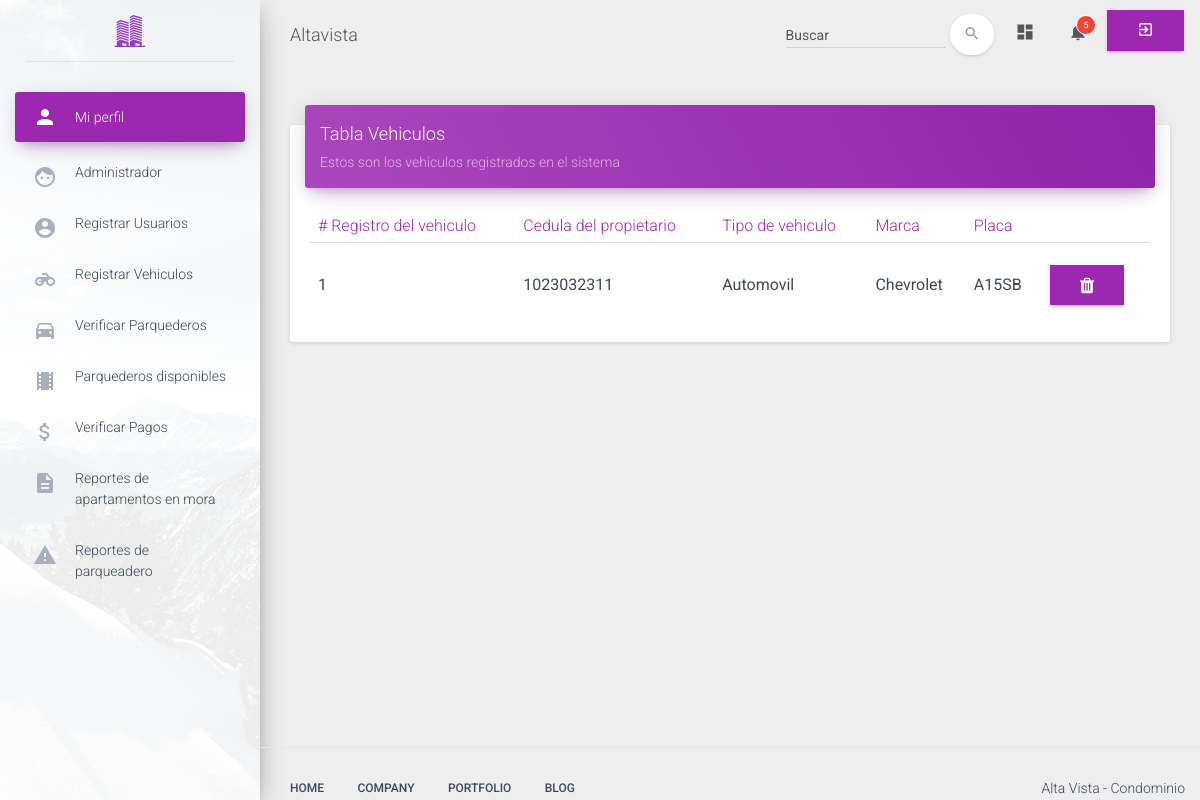
/view/app/vehiculos/listarVehiculo.php, run on an earlier commit of the app's database.
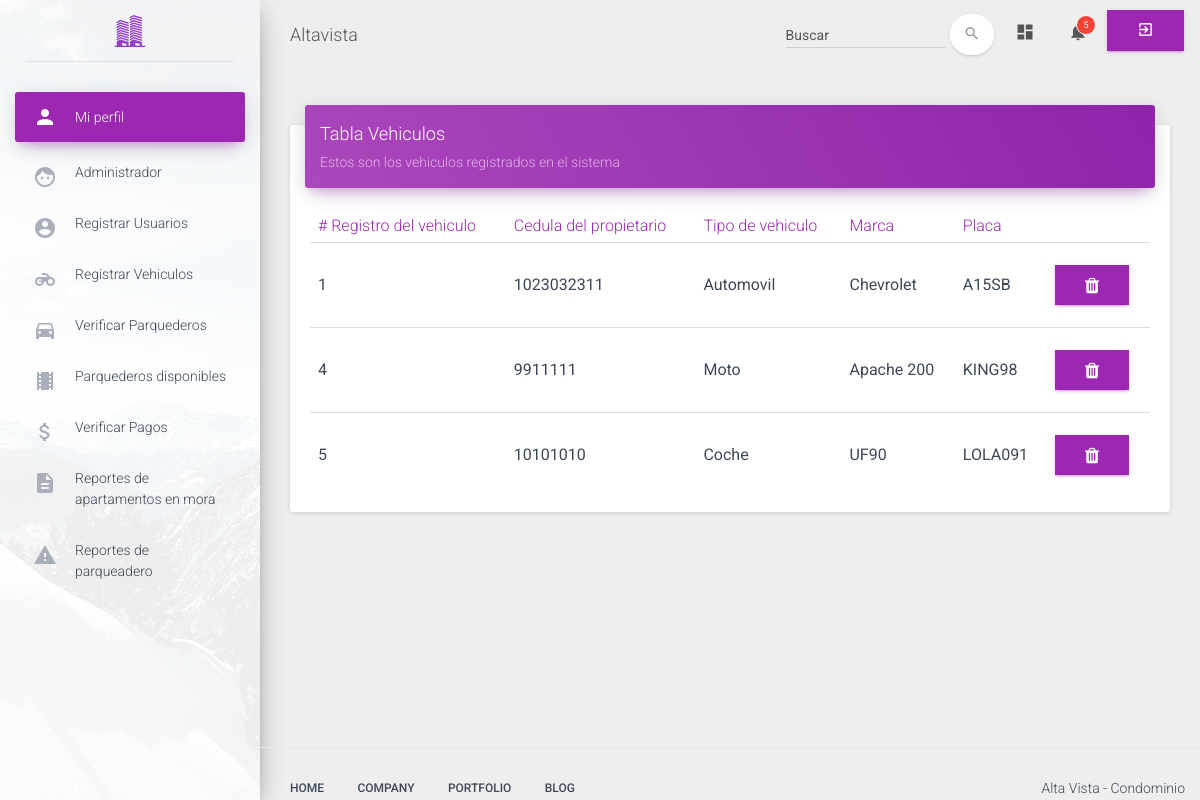
And on a later commit of the database.
### tables this page shows
CREATE TABLE `vehiculos` (
  `id_vehiculo` int(11) NOT NULL AUTO_INCREMENT,
  `id_usuarios` int(11) NOT NULL,
  `tipo_vehiculo` varchar(10) NOT NULL,
  `marca` varchar(20) NOT NULL,
  `placa` varchar(20) NOT NULL,
  PRIMARY KEY (`id_vehiculo`),
  KEY `fk_usuarios_vehiculos_idx` (`id_usuarios`),
  CONSTRAINT `fk_usuarios_vehiculos` FOREIGN KEY (`id_usuarios`) REFERENCES `usuarios` (`cedula`) ON DELETE NO ACTION ON UPDATE NO ACTION
);

### config/Conexion.php (called while the page is built)
<?php
class Conexion {
    public static function conectar() {
        try {
            $conexion = new PDO('mysql:host=localhost;dbname=altavista', 'root', '');
            $conexion->setAttribute(PDO::ATTR_ERRMODE, PDO::ERRMODE_EXCEPTION);
            $conexion->exec("SET CHARACTER SET UTF8");
        } catch (Exception $e) {
            die('Error no se pudo establecer la conexión') . $e->getMessage();
            echo "Linea" . $e->getLine();
        }
        return $conexion;
    }
}
?>

### controller/VehiculoController.php (called while the page is built, shortened)
<?php
require_once(FOLDER_PROJECT . "/model/Vehiculo.php");
$vehiculo = new Vehiculo();
$resultado = $vehiculo->consultar();

### model/Vehiculo.php (called while the page is built, shortened)
<?php
class Vehiculo {
    public function __CONSTRUCT() {
        require_once(FOLDER_PROJECT . '/config/Conexion.php');
        try {
            $this->conexion = Conexion::conectar();
        } catch (Exception $exc) {
            die($exc->getMessage());
        }
    }
    public function consultar() {
        try {
            $consula = $this->conexion->query("SELECT * FROM vehiculos");
            while ($filas = $consula->fetch(PDO::FETCH_ASSOC)) {
                $this->result[] = $filas;
            }
            return $this->result;
        } catch (Exception $e) {
            echo $e->getTraceAsString();
            echo $e->getMessage();
        }
    }
}

### view/app/vehiculos/listarVehiculo.php (the view, shortened to what this page needs)
<html lang="en">
    <head>
        <?php
        include(FOLDER_VIEW . "/template/head.php");
        require_once (FOLDER_PROJECT . "/controller/VehiculoController.php");
        ?>
    </head>
    <body>
        <div class="wrapper">
            <?php include(FOLDER_VIEW . "/template/sidebar.php"); ?>
            <div class="main-panel">
                <?php include(FOLDER_VIEW . "/template/navbar.php"); ?>
                <div class="content">
                    <div class="container-fluid">
                        <div class="row">
                            <div class="col-md-12">
                                <div class="card">
                                    <div class="card-header" data-background-color="purple">
                                        <h4 class="title">Tabla Vehiculos</h4>
                                        <p class="category">Estos son los vehiculos registrados en el sistema</p>
                                    </div>
                                    <div class="card-content table-responsive">
                                        <table class="table">
                                            <thead class="text-primary">
                                            <th># Registro del vehiculo</th>
                                            <th>Cedula del propietario</th>
                                            <th>Tipo de vehiculo</th>
                                            <th>Marca</th>
                                            <th>Placa</th>
                                           <th></th>
                                            </thead>
                                            <tbody>
                                                <?php foreach ($resultado as $r): ?>
                                                    <tr>
                                                        <td><?php echo $r['id_vehiculo']; ?></td>
                                                        <td><?php echo $r['id_usuarios']; ?></td>
                                                        <td><?php echo $r['tipo_vehiculo']; ?></td>
                                                        <td><?php echo $r['marca']; ?></td>
                                                        <td><?php echo $r['placa']; ?></td>
                                                        <td class="text-primary">
                                                           <a  class="btn btn-primary" href="eliminarVehiculo.php?id=<?php echo $r['id_vehiculo']?>">
                                                                <i class="fa fa-trash"></i>
                                                                </a>
                                                        </td>
                                                    </tr>
                                                <?php endforeach; ?>
                                            </tbody>
                                        </table>
                                    </div>
                                </div>
                            </div>
                        </div>
                    </div>
                </div>
                <?php include(FOLDER_VIEW . "/template/footer.php"); ?>
            </div>
        </div>
    </body>
</html>

### view/template/head.php (shortened to what this page needs)
<link href="<?php echo RESOURCES; ?>/frameworks/bootstrap/css/bootstrap.min.css" rel="stylesheet" />
<link href="<?php echo RESOURCES; ?>/frameworks/bootstrap/css/fonts.css" rel="stylesheet" />
<link href="<?php echo RESOURCES; ?>/css/material-dashboard.css" rel="stylesheet"/>
<link href="<?php echo RESOURCES; ?>/css/demo.css" rel="stylesheet" />
<link href="<?php echo RESOURCES; ?>/css/loginmodal.css" rel="stylesheet" />
<link href="<?php echo RESOURCES; ?>/frameworks/alertify/css/alertify.css" rel="stylesheet" />
<link href="http://maxcdn.bootstrapcdn.com/font-awesome/latest/css/font-awesome.min.css" rel="stylesheet">

### view/template/sidebar.php (shortened to what this page needs)
<div class="sidebar" data-color="purple" data-image= "<?php echo RESOURCES; ?>/img/sidebar-1.jpg">
    <div class="logo">
        <center>
            <img src="<?php echo RESOURCES; ?>/img/logo.png" alt="">
        </center>
    </div>
    <div class="sidebar-wrapper">
        <ul class="nav">
            <li class="active">
                <a href="<?php echo VIEW ?>/app/administrador/listarResidentes.php">
                    <i class="material-icons">person</i>
                    <p>Mi perfil</p>
                </a>
            </li>
            <li class="dropdown">
                <a href="#" class="dropdown-toggle" data-toggle="dropdown">
                    <i class="material-icons">face</i>
                    <span class="notification">Administrador</span>
                </a>
            </li>
            <li class="dropdown">
                <a href="#" class="dropdown-toggle" data-toggle="dropdown">
                    <i class="material-icons">account_circle</i>
                    <span class="notification">Registrar Usuarios</span>
                </a>
            </li>
            <li class="dropdown">
                <a href="#" class="dropdown-toggle" data-toggle="dropdown">
                    <i class="material-icons">motorcycle</i>
                    <span class="notification">Registrar Vehiculos</span>
                </a>
            </li>
            <li class="dropdown">
                <a href="#" class="dropdown-toggle" data-toggle="dropdown">
                    <i class="material-icons">directions_car</i>
                    <span class="notification">Verificar Parquederos</span>
                </a>
            </li>
            <li class="dropdown">
                <a href="#" class="dropdown-toggle" data-toggle="dropdown">
                    <i class="material-icons">local_movies</i>
                    <span class="notification">Parquederos disponibles</span>
                </a>
            </li>
            <li class="dropdown">
                <a href="#" class="dropdown-toggle" data-toggle="dropdown">
                    <i class="material-icons">attach_money</i>
                    <span class="notification">Verificar Pagos</span>
                </a>
            </li>
            <li class="dropdown">
                <a href="#" class="dropdown-toggle" data-toggle="dropdown">
                    <i class="material-icons">description</i>
                    <span class="notification">Reportes de apartamentos en mora</span>
                </a>
            </li>
            <li class="dropdown">
                <a href="#" class="dropdown-toggle" data-toggle="dropdown">
                    <i class="material-icons">report_problem</i>
                    <span class="notification">Reportes de parqueadero</span>
                </a>
            </li>
        </ul>
    </div>
</div>

### view/template/navbar.php (shortened to what this page needs)
<nav class="navbar navbar-transparent navbar-absolute">
    <div class="container-fluid">
        <div class="navbar-header">
            <a class="navbar-brand" href="#">Altavista</a>
        </div>
        <div class="collapse navbar-collapse">
            <ul class="nav navbar-nav navbar-right">
                <li>
                    <a href="#pablo" class="dropdown-toggle" data-toggle="dropdown">
                        <i class="material-icons">dashboard</i>
                    </a>
                </li>
                <li class="dropdown">
                    <a href="#" class="dropdown-toggle" data-toggle="dropdown">
                        <span class="notification">5</span>
                    </a>
                </li>
                <li>
                    <form method="POST" enctype="multipart/form-data">
                    <button class="btn btn-primary" type="submit" name="exit">
                        <i class="material-icons">exit_to_app</i>
                    </button>
                    </form>
                </li>
            </ul>
            <form class="navbar-form navbar-right" role="search">
                <div class="form-group  is-empty">
                    <input type="text" class="form-control" placeholder="Buscar">
                </div>
                <button type="submit" class="btn btn-white btn-round btn-just-icon">
                    <i class="material-icons">search</i><div class="ripple-container"></div>
                </button>
            </form>
        </div>
    </div>
</nav>

### view/template/footer.php
<footer class="footer">
	            <div class="container-fluid">
	                <nav class="pull-left">
	                    <ul>
	                        <li>
	                            <a href="#">
	                                Home
	                            </a>
	                        </li>
	                        <li>
	                            <a href="#">
	                                Company
	                            </a>
	                        </li>
	                        <li>
	                            <a href="#">
	                                Portfolio
	                            </a>
	                        </li>
	                        <li>
	                            <a href="#">
	                               Blog
	                            </a>
	                        </li>
	                    </ul>
	                </nav>
	                <p class="copyright pull-right">
                            Alta Vista - Condominio
                        </p>
	            </div>
	        </footer>

### view/resources/css/loginmodal.css (style rules this page uses)
* { font-family: 'Roboto', sans-serif; }
.btn { border-radius: 0px; }
.form-control { border-radius: 0px; }

What changed in the data, as far as the page shows it:
added vehiculos: id_vehiculo "4", id_usuarios "9911111", tipo_vehiculo "Moto", marca "Apache 200", placa "KING98"
added vehiculos: id_vehiculo "5", id_usuarios "10101010", tipo_vehiculo "Coche", marca "UF90", placa "LOLA091"
